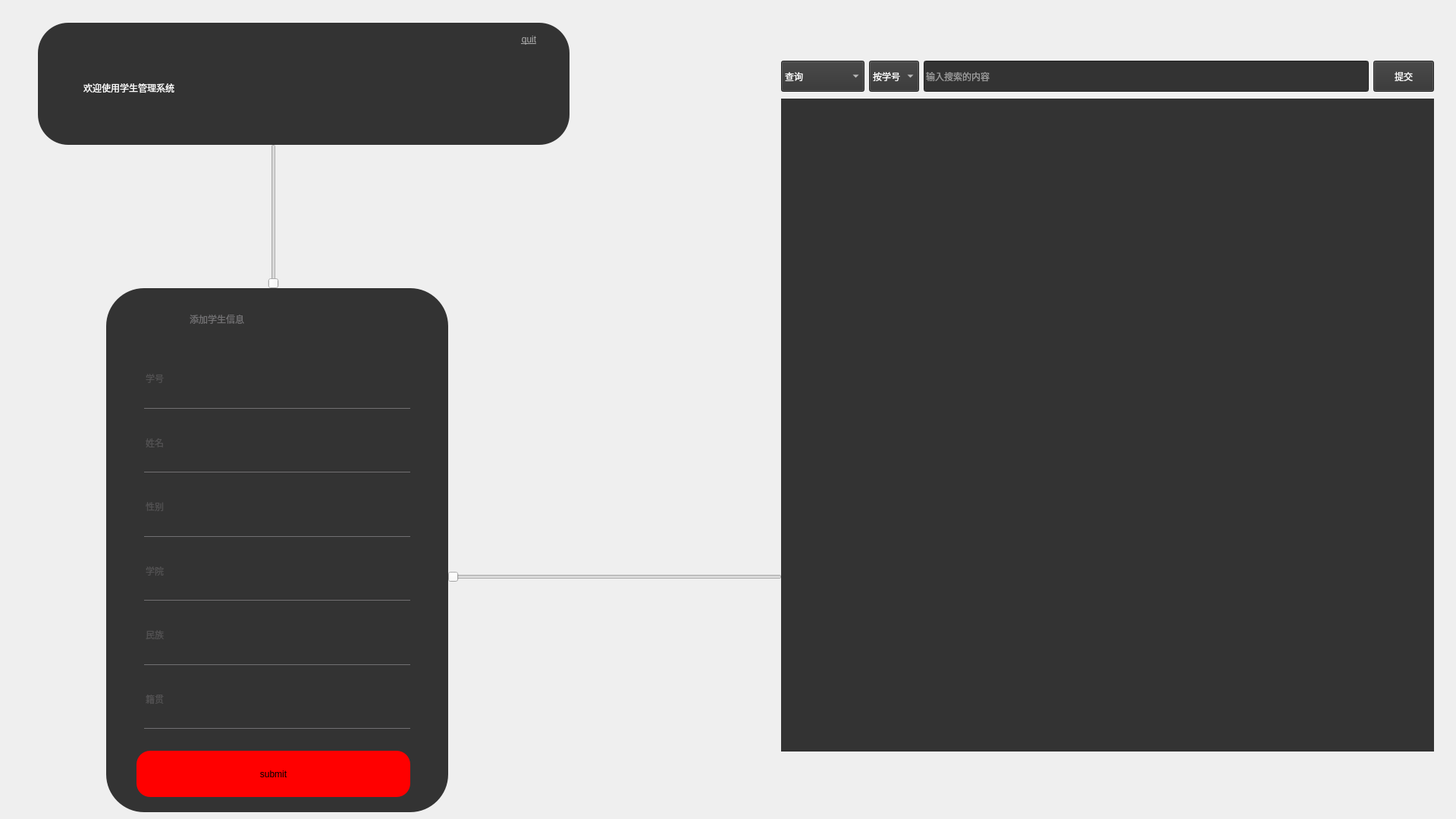
<?xml version="1.0" encoding="UTF-8"?>
<ui version="4.0">
 <class>manage_window</class>
 <widget class="QDialog" name="manage_window">
  <property name="geometry">
   <rect>
    <x>0</x>
    <y>0</y>
    <width>1920</width>
    <height>1080</height>
   </rect>
  </property>
  <property name="windowTitle">
   <string>Dialog</string>
  </property>
  <property name="styleSheet">
   <string notr="true">*{
	
	background-image: url(:/new/prefix1/C:/Users/W541/Pictures/login/backgorund.jpg);
}</string>
  </property>
  <widget class="QTableView" name="student_table">
   <property name="geometry">
    <rect>
     <x>1030</x>
     <y>130</y>
     <width>861</width>
     <height>861</height>
    </rect>
   </property>
   <property name="styleSheet">
    <string notr="true">QTableView , QTableWidget{
    selection-background-color:#44c767;
    border:none;
    gridline-color:lightblue;
	color:rgb(0, 0, 0);
	alternate-background-color:rgb(166, 166, 166);
	color:white;
}

*{
	background:#333;
}

</string>
   </property>
  </widget>
  <widget class="QFrame" name="frame">
   <property name="geometry">
    <rect>
     <x>140</x>
     <y>380</y>
     <width>451</width>
     <height>691</height>
    </rect>
   </property>
   <property name="styleSheet">
    <string notr="true">*{
	background: #333;
	border-radius:50px;
	
	font: 22pt &quot;AR JULIAN&quot;;
}

QLineEdit{
	background:transparent;
	border:none;
	color:#717072;
	border-bottom:1px solid #717072;
}</string>
   </property>
   <property name="frameShape">
    <enum>QFrame::StyledPanel</enum>
   </property>
   <property name="frameShadow">
    <enum>QFrame::Raised</enum>
   </property>
   <widget class="QLabel" name="label">
    <property name="geometry">
     <rect>
      <x>110</x>
      <y>-20</y>
      <width>271</width>
      <height>121</height>
     </rect>
    </property>
    <property name="styleSheet">
     <string notr="true">*{
	background:none;
	font: 30pt &quot;AR JULIAN&quot;;
	color:#717072;
}</string>
    </property>
    <property name="text">
     <string>添加学生信息</string>
    </property>
   </widget>
   <widget class="QPushButton" name="submit_button">
    <property name="geometry">
     <rect>
      <x>40</x>
      <y>610</y>
      <width>361</width>
      <height>61</height>
     </rect>
    </property>
    <property name="styleSheet">
     <string notr="true">*{
	
	font: 26pt &quot;AR JULIAN&quot;;
}

QPushButton{
	background:red;
	border-radius:18px;
}

QPushButton:hover{
	color:#333;
	background:#49ebff;
	border-radius:18px;
}</string>
    </property>
    <property name="text">
     <string>submit</string>
    </property>
   </widget>
   <widget class="QWidget" name="layoutWidget">
    <property name="geometry">
     <rect>
      <x>50</x>
      <y>80</y>
      <width>351</width>
      <height>501</height>
     </rect>
    </property>
    <layout class="QVBoxLayout" name="verticalLayout">
     <item>
      <widget class="QLineEdit" name="student_id_edit">
       <property name="sizePolicy">
        <sizepolicy hsizetype="Preferred" vsizetype="Expanding">
         <horstretch>0</horstretch>
         <verstretch>0</verstretch>
        </sizepolicy>
       </property>
       <property name="contextMenuPolicy">
        <enum>Qt::PreventContextMenu</enum>
       </property>
       <property name="text">
        <string/>
       </property>
       <property name="placeholderText">
        <string>学号</string>
       </property>
      </widget>
     </item>
     <item>
      <widget class="QLineEdit" name="name_edit">
       <property name="sizePolicy">
        <sizepolicy hsizetype="Expanding" vsizetype="Expanding">
         <horstretch>0</horstretch>
         <verstretch>0</verstretch>
        </sizepolicy>
       </property>
       <property name="contextMenuPolicy">
        <enum>Qt::PreventContextMenu</enum>
       </property>
       <property name="text">
        <string/>
       </property>
       <property name="placeholderText">
        <string>姓名</string>
       </property>
      </widget>
     </item>
     <item>
      <widget class="QLineEdit" name="sex_edit">
       <property name="sizePolicy">
        <sizepolicy hsizetype="Expanding" vsizetype="Expanding">
         <horstretch>0</horstretch>
         <verstretch>0</verstretch>
        </sizepolicy>
       </property>
       <property name="contextMenuPolicy">
        <enum>Qt::PreventContextMenu</enum>
       </property>
       <property name="text">
        <string/>
       </property>
       <property name="placeholderText">
        <string>性别</string>
       </property>
      </widget>
     </item>
     <item>
      <widget class="QLineEdit" name="department_edit">
       <property name="sizePolicy">
        <sizepolicy hsizetype="Expanding" vsizetype="Expanding">
         <horstretch>0</horstretch>
         <verstretch>0</verstretch>
        </sizepolicy>
       </property>
       <property name="contextMenuPolicy">
        <enum>Qt::PreventContextMenu</enum>
       </property>
       <property name="text">
        <string/>
       </property>
       <property name="placeholderText">
        <string>学院</string>
       </property>
      </widget>
     </item>
     <item>
      <widget class="QLineEdit" name="nation_edit">
       <property name="sizePolicy">
        <sizepolicy hsizetype="Expanding" vsizetype="Expanding">
         <horstretch>0</horstretch>
         <verstretch>0</verstretch>
        </sizepolicy>
       </property>
       <property name="contextMenuPolicy">
        <enum>Qt::PreventContextMenu</enum>
       </property>
       <property name="text">
        <string/>
       </property>
       <property name="placeholderText">
        <string>民族</string>
       </property>
      </widget>
     </item>
     <item>
      <widget class="QLineEdit" name="native_place_edit">
       <property name="sizePolicy">
        <sizepolicy hsizetype="Expanding" vsizetype="Expanding">
         <horstretch>0</horstretch>
         <verstretch>0</verstretch>
        </sizepolicy>
       </property>
       <property name="contextMenuPolicy">
        <enum>Qt::PreventContextMenu</enum>
       </property>
       <property name="text">
        <string/>
       </property>
       <property name="placeholderText">
        <string>籍贯</string>
       </property>
      </widget>
     </item>
    </layout>
   </widget>
  </widget>
  <widget class="QFrame" name="frame_2">
   <property name="geometry">
    <rect>
     <x>50</x>
     <y>30</y>
     <width>701</width>
     <height>161</height>
    </rect>
   </property>
   <property name="styleSheet">
    <string notr="true">*{
	background:#333;
	border-radius:40px;
}</string>
   </property>
   <property name="frameShape">
    <enum>QFrame::StyledPanel</enum>
   </property>
   <property name="frameShadow">
    <enum>QFrame::Raised</enum>
   </property>
   <widget class="QLabel" name="label_2">
    <property name="geometry">
     <rect>
      <x>60</x>
      <y>-10</y>
      <width>571</width>
      <height>191</height>
     </rect>
    </property>
    <property name="styleSheet">
     <string notr="true">*{
	color:white;
	font: 42pt &quot;AR JULIAN&quot;;
}</string>
    </property>
    <property name="text">
     <string>欢迎使用学生管理系统</string>
    </property>
   </widget>
   <widget class="QPushButton" name="quit_button">
    <property name="geometry">
     <rect>
      <x>610</x>
      <y>10</y>
      <width>75</width>
      <height>23</height>
     </rect>
    </property>
    <property name="styleSheet">
     <string notr="true">*{
	
	font: 15pt &quot;黑体&quot;;
	
	color: rgb(175, 175, 175);
	text-decoration: underline;
	background:#333;
}

QPushButton:hover{
	background:red;
	border-radius:18px;
}</string>
    </property>
    <property name="text">
     <string>quit</string>
    </property>
   </widget>
  </widget>
  <widget class="QSlider" name="horizontalSlider">
   <property name="geometry">
    <rect>
     <x>590</x>
     <y>660</y>
     <width>441</width>
     <height>201</height>
    </rect>
   </property>
   <property name="styleSheet">
    <string notr="true">*{
	background:none;
}</string>
   </property>
   <property name="orientation">
    <enum>Qt::Horizontal</enum>
   </property>
  </widget>
  <widget class="QSlider" name="verticalSlider">
   <property name="geometry">
    <rect>
     <x>290</x>
     <y>190</y>
     <width>141</width>
     <height>191</height>
    </rect>
   </property>
   <property name="styleSheet">
    <string notr="true">*{
	background:none;
}</string>
   </property>
   <property name="orientation">
    <enum>Qt::Vertical</enum>
   </property>
  </widget>
  <widget class="QWidget" name="layoutWidget">
   <property name="geometry">
    <rect>
     <x>1030</x>
     <y>80</y>
     <width>861</width>
     <height>41</height>
    </rect>
   </property>
   <layout class="QHBoxLayout" name="horizontalLayout">
    <item>
     <widget class="QComboBox" name="operate_comboBox">
      <property name="sizePolicy">
       <sizepolicy hsizetype="Preferred" vsizetype="Preferred">
        <horstretch>0</horstretch>
        <verstretch>0</verstretch>
       </sizepolicy>
      </property>
      <property name="styleSheet">
       <string notr="true">*{
	background:#333;
	color:white;
}</string>
      </property>
      <item>
       <property name="text">
        <string>查询</string>
       </property>
      </item>
      <item>
       <property name="text">
        <string>修改(仅按学号)</string>
       </property>
      </item>
      <item>
       <property name="text">
        <string>删除</string>
       </property>
      </item>
     </widget>
    </item>
    <item>
     <widget class="QComboBox" name="search_type">
      <property name="sizePolicy">
       <sizepolicy hsizetype="Preferred" vsizetype="Preferred">
        <horstretch>0</horstretch>
        <verstretch>0</verstretch>
       </sizepolicy>
      </property>
      <property name="styleSheet">
       <string notr="true">*{
	background:#333;
	color:white;
}</string>
      </property>
      <item>
       <property name="text">
        <string>按学号</string>
       </property>
      </item>
      <item>
       <property name="text">
        <string>按名字</string>
       </property>
      </item>
      <item>
       <property name="text">
        <string>按院系</string>
       </property>
      </item>
      <item>
       <property name="text">
        <string>按性别</string>
       </property>
      </item>
      <item>
       <property name="text">
        <string>按民族</string>
       </property>
      </item>
      <item>
       <property name="text">
        <string>按籍贯</string>
       </property>
      </item>
     </widget>
    </item>
    <item>
     <widget class="QLineEdit" name="search_edit">
      <property name="sizePolicy">
       <sizepolicy hsizetype="Expanding" vsizetype="Preferred">
        <horstretch>0</horstretch>
        <verstretch>0</verstretch>
       </sizepolicy>
      </property>
      <property name="contextMenuPolicy">
       <enum>Qt::PreventContextMenu</enum>
      </property>
      <property name="styleSheet">
       <string notr="true">*{
	background:#333;
	color:white;
}</string>
      </property>
      <property name="placeholderText">
       <string>输入搜索的内容</string>
      </property>
     </widget>
    </item>
    <item>
     <widget class="QPushButton" name="search_button">
      <property name="enabled">
       <bool>true</bool>
      </property>
      <property name="sizePolicy">
       <sizepolicy hsizetype="Minimum" vsizetype="Preferred">
        <horstretch>0</horstretch>
        <verstretch>0</verstretch>
       </sizepolicy>
      </property>
      <property name="styleSheet">
       <string notr="true">*{
	background:#333;
	color:white;
}</string>
      </property>
      <property name="text">
       <string>提交</string>
      </property>
      <property name="iconSize">
       <size>
        <width>16</width>
        <height>16</height>
       </size>
      </property>
     </widget>
    </item>
   </layout>
  </widget>
 </widget>
 <resources/>
 <connections/>
</ui>
